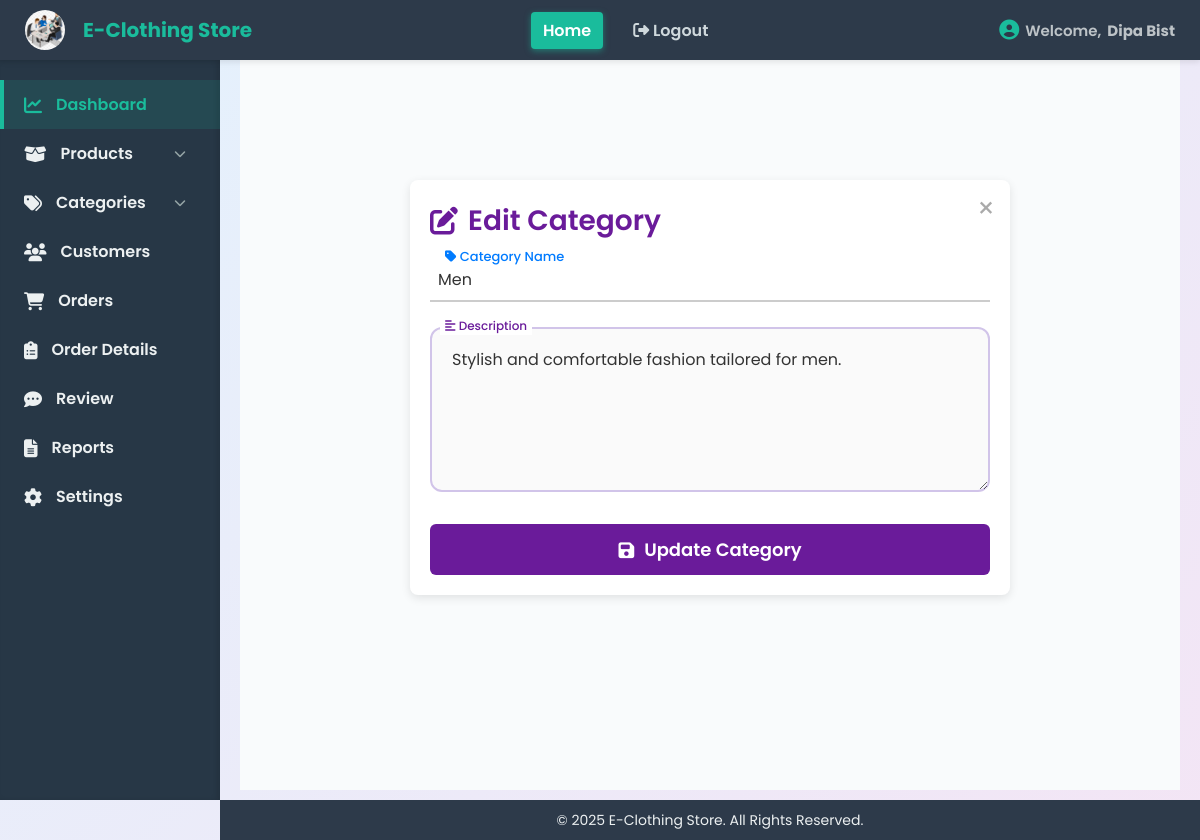
The page /category/edit_category.php?id=1 (signed in) on the database its author committed.
### tables this page shows
CREATE TABLE `store_settings` (
  `id` int(11) NOT NULL,
  `store_name` varchar(255) NOT NULL,
  `store_logo` varchar(255) DEFAULT NULL,
  `contact_number` varchar(50) DEFAULT NULL,
  `store_email` varchar(255) DEFAULT NULL,
  `store_address` varchar(255) DEFAULT NULL,
  `store_information` text DEFAULT NULL,
  `established_date` varchar(50) DEFAULT NULL
);

CREATE TABLE `category` (
  `id` int(11) NOT NULL,
  `name` varchar(100) DEFAULT NULL,
  `description` text DEFAULT NULL,
  `created_at` datetime DEFAULT current_timestamp(),
  `deleted_at` datetime DEFAULT NULL
);

### category/edit_category.php (the view, shortened to what this page needs)
<?php
include '../includes/header.php';
$con = mysqli_connect("localhost", "root", "", "E_Clothing_Store");
$id = $_GET['id'] ?? null;
$query = mysqli_query($con, "SELECT * FROM category WHERE id = '$id' AND deleted_at IS NULL");
$category = mysqli_fetch_assoc($query);
?>
<link rel="stylesheet" href="../assets/css/edit_category.css">
<section class="edit-category-container" style="max-width: 600px; margin: 40px auto; background: #fff; padding: 20px; border-radius: 8px; box-shadow: 0 3px 10px rgba(0,0,0,0.1);">
    <form id="editCategoryForm" method="POST">
        <button type="button" class="close-btn" onclick="window.location.href='view_category.php'">&times;</button>
        <h2><i class="fas fa-edit"></i> Edit Category</h2>
        <div class="form-group" style="margin-top: 15px;">
            <input type="text" name="name" placeholder=" " value="<?= htmlspecialchars($category['name']) ?>" required>
            <label><i class="fas fa-tag"></i> Category Name</label>
        </div>
        <div class="form-group" style="margin-top: 15px;">
            <textarea name="description" placeholder=" " rows="5"><?= htmlspecialchars($category['description']) ?></textarea>
            <label><i class="fas fa-align-left"></i> Description</label>
        </div>
        <div class="button-group" style="margin-top: 25px;">
            <button type="submit" name="submit"><i class="fas fa-save"></i> Update Category</button>
        </div>
    </form>
</section>
<?php include '../includes/footer.php'; ?>

### includes/header.php (shortened to what this page needs)
<?php
$con = mysqli_connect("localhost", "root", "", "E_Clothing_Store");
$adminName = $_SESSION['admin_name'] ?? $_SESSION['admin_email'];
$storeSettingsQuery = mysqli_query($con, "SELECT store_name, store_logo FROM store_settings ORDER BY id DESC LIMIT 1");
$storeSettings = mysqli_fetch_assoc($storeSettingsQuery);
$storeName = $storeSettings['store_name'] ?? "E-Clothing Store";
$storeLogo = $storeSettings['store_logo'] ?? null;
?>
<!DOCTYPE html>
<html lang="en">
<head>
    <link rel="stylesheet" href="../assets/css/Admindashboard.css" />
    <link rel="stylesheet" href="../assets/css/add_product.css" />
    <link rel="stylesheet" href="../assets/css/view_product.css" />
    <link rel="stylesheet" href="../assets/css/edit_product.css" />
    <link rel="stylesheet" href="../assets/css/customers.css" />
    <link rel="stylesheet" href="https://cdnjs.cloudflare.com/ajax/libs/font-awesome/6.4.0/css/all.min.css" />
</head>
<body>
    <header class="topnav">
        <div class="logo">
            <?php if ($storeLogo): ?>
                <img src="../assets/images/<?= htmlspecialchars($storeLogo) ?>"
                    alt="<?= htmlspecialchars($storeName) ?> Logo"
                    style="height: 40px; width: 40px; border-radius: 50%; object-fit: cover; vertical-align: middle; margin-right: 8px;">
            <?php else: ?>
                <i class="fas fa-tshirt"></i>
            <?php endif; ?>
            <?= htmlspecialchars($storeName) ?>
        </div>
        <nav class="topnav-menu">
            <a href="#" class="nav-link active">Home</a>
            <a href="../admin/logout.php" class="nav-link logout-link"><i class="fas fa-sign-out-alt"></i> Logout</a>
        </nav>
        <div class="welcome-msg">
            <i class="fas fa-user-circle"></i> Welcome, <strong><?php echo htmlspecialchars($adminName); ?></strong>
        </div>
    </header>
    <aside class="sidebar">
        <ul class="sidebar-menu">
            <li><a href="../admin/Admindashboard.php" class="sidebar-link active"><i class="fas fa-chart-line"></i>
                    Dashboard</a></li>
            <li class="dropdown">
                <a href="#" class="sidebar-link dropdown-toggle">
                    <i class="fas fa-box-open"></i> Products <i class="fas fa-chevron-down"></i>
                </a>
            </li>
            <li class="dropdown">
                <a href="#" class="sidebar-link dropdown-toggle">
                    <i class="fas fa-tags"></i> Categories <i class="fas fa-chevron-down"></i>
                </a>
            </li>
            <li><a href="../admin/customers.php" class="sidebar-link"><i class="fas fa-users"></i> Customers</a></li>
            <li><a href="../admin/Adminorders.php" class="sidebar-link"><i class="fas fa-shopping-cart"></i> Orders</a>
            </li>
            <li><a href="../admin/orderdetails.php" class="sidebar-link"><i class="fas fa-clipboard-list"></i> Order
                    Details</a></li>
            <li><a href="../admin/product_rating_review.php" class="sidebar-link"><i class="fas fa-comment-dots"></i>
                    Review</a></li>
            <li><a href="../admin/report.php" class="sidebar-link"><i class="fas fa-file-alt"></i> Reports</a></li>
            <li><a href="../admin/setting.php" class="sidebar-link"><i class="fas fa-cog"></i> Settings</a></li>
        </ul>
    </aside>
    <main class="main-content">

### assets/css/Admindashboard.css (style rules this page uses)
* { margin: 0; padding: 0; box-sizing: border-box; font-family: 'Segoe UI', Tahoma, Geneva, Verdana, sans-serif; }
body { display: flex; min-height: 100vh; background: #f9fbfc; }
.topnav { position: fixed; top: 0; left: 0; right: 0; height: 60px; background: #2d3a4a; color: #f1f3f5; display: flex; align-items: center; justify-content: space-between; padding: 0 25px; z-index: 1000; box-shadow: 0 2px 6px rgba(0,0,0,0.1); }
.topnav .logo { font-size: 20px; font-weight: 700; display: flex; align-items: center; gap: 10px; color: #1abc9c; }
.topnav nav.topnav-menu { display: flex; gap: 18px; }
.topnav nav.topnav-menu a { color: #cfd8dc; text-decoration: none; font-weight: 600; padding: 6px 12px; border-radius: 4px; transition: background 0.15s ease, color 0.15s ease; white-space: nowrap; }
.topnav nav.topnav-menu a:hover, .topnav nav.topnav-menu a.active { background: #1abc9c; color: white; box-shadow: 0 2px 6px rgba(26, 188, 156, 0.5); }
.topnav .welcome-msg { font-weight: 600; font-size: 15px; display: flex; align-items: center; gap: 6px; color: #bdc3c7; }
.topnav .welcome-msg i { font-size: 20px; color: #1abc9c; }
.sidebar { position: fixed; top: 60px; left: 0; width: 220px; height: calc(100vh - 60px); background: #273746; color: #ecf0f1; padding-top: 20px; overflow-y: auto; box-shadow: inset -3px 0 5px rgba(0,0,0,0.1); }
.sidebar-menu { list-style: none; }
.sidebar-menu li { position: relative; }
.sidebar-link { display: flex; align-items: center; padding: 12px 20px; color: #ecf0f1; text-decoration: none; font-weight: 600; cursor: pointer; border-left: 4px solid transparent; transition: background 0.15s ease, border-left-color 0.15s ease, color 0.15s ease; user-select: none; }
.sidebar-link i { margin-right: 14px; font-size: 18px; }
.sidebar-link:hover, .sidebar-link.active { background: #1abc9c22; color: #1abc9c; border-left: 4px solid #1abc9c; }
.dropdown-toggle .fas.fa-chevron-down { margin-left: auto; transition: transform 0.2s ease; font-size: 12px; color: #95a5a6; }
.main-content { margin-left: 220px; padding: 90px 40px 40px 40px; flex-grow: 1; background: #f9fbfc; min-height: calc(100vh - 60px); }

### assets/css/add_product.css (style rules this page uses)
* { margin: 0; padding: 0; box-sizing: border-box; font-family: "Poppins", sans-serif; }
body { background: linear-gradient(135deg, #e3f2fd, #f3e5f5); display: flex; justify-content: center; align-items: flex-start; min-height: 100vh; padding: 50px 20px; overflow-x: hidden; overflow-y: auto; }
h2 { color: #6a1b9a; font-size: 28px; font-weight: 600; margin-bottom: 10px; display: flex; align-items: center; gap: 10px; }
.form-group { position: relative; margin-bottom: 20px; }
.form-group input, .form-group textarea, .form-group select { width: 100%; padding: 18px 20px; border: 2px solid #d1c4e9; border-radius: 12px; font-size: 16px; background: #fafafa; color: #333; transition: border-color 0.3s ease, background-color 0.3s ease; resize: vertical; appearance: none; outline: none; }
.form-group textarea { min-height: 120px; }
.form-group label { position: absolute; top: 18px; left: 20px; font-size: 14px; color: #777; background: #fff; padding: 0 6px; transition: 0.3s ease; pointer-events: none; }
.form-group input:focus + label, .form-group input:not(:placeholder-shown) + label, .form-group textarea:focus + label, .form-group textarea:not(:placeholder-shown) + label, .form-group select:focus + label, .form-group select:valid + label { top: -10px; font-size: 12px; color: #6a1b9a; }
.button-group { display: flex; justify-content: space-between; margin-top: 10px; gap: 20px; }
.button-group button { flex: 1; padding: 16px; border-radius: 30px; font-weight: 600; font-size: 16px; cursor: pointer; display: flex; align-items: center; justify-content: center; gap: 10px; border: none; transition: background-color 0.3s ease, transform 0.2s ease; }
.button-group button[type="submit"] { background-color: #6a1b9a; color: white; }
.close-btn { position: absolute; top: 20px; right: 30px; font-size: 28px; color: #aaa; cursor: pointer; background: none; border: none; transition: 0.3s ease; line-height: 1; padding: 0; }

### assets/css/view_product.css (style rules this page uses)
* { margin: 0; padding: 0; box-sizing: border-box; }
body { font-family: 'Segoe UI', sans-serif; background-color: #f4f6f9; color: #333; }

### assets/css/customers.css (style rules this page uses)
* { margin: 0; padding: 0; box-sizing: border-box; }

### rows shown on the page
store_settings: store_logo (picture), store_name "E-Clothing Store"
category: name "Men", description "Stylish and comfortable fashion tailored for men."

### other values the page prints
$adminName "Dipa Bist"
